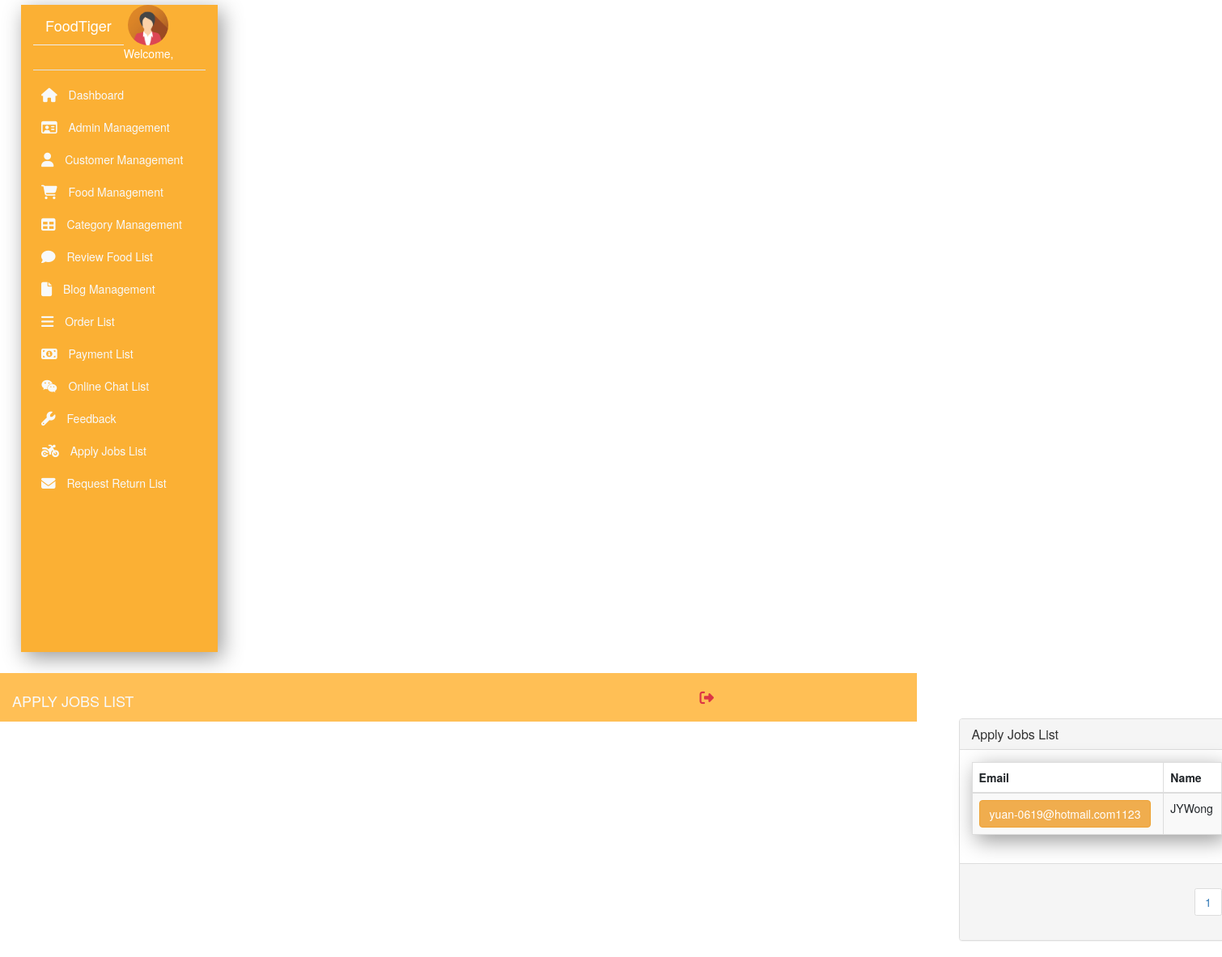
Page /Superadmin/requestJob.php on the earlier database version.
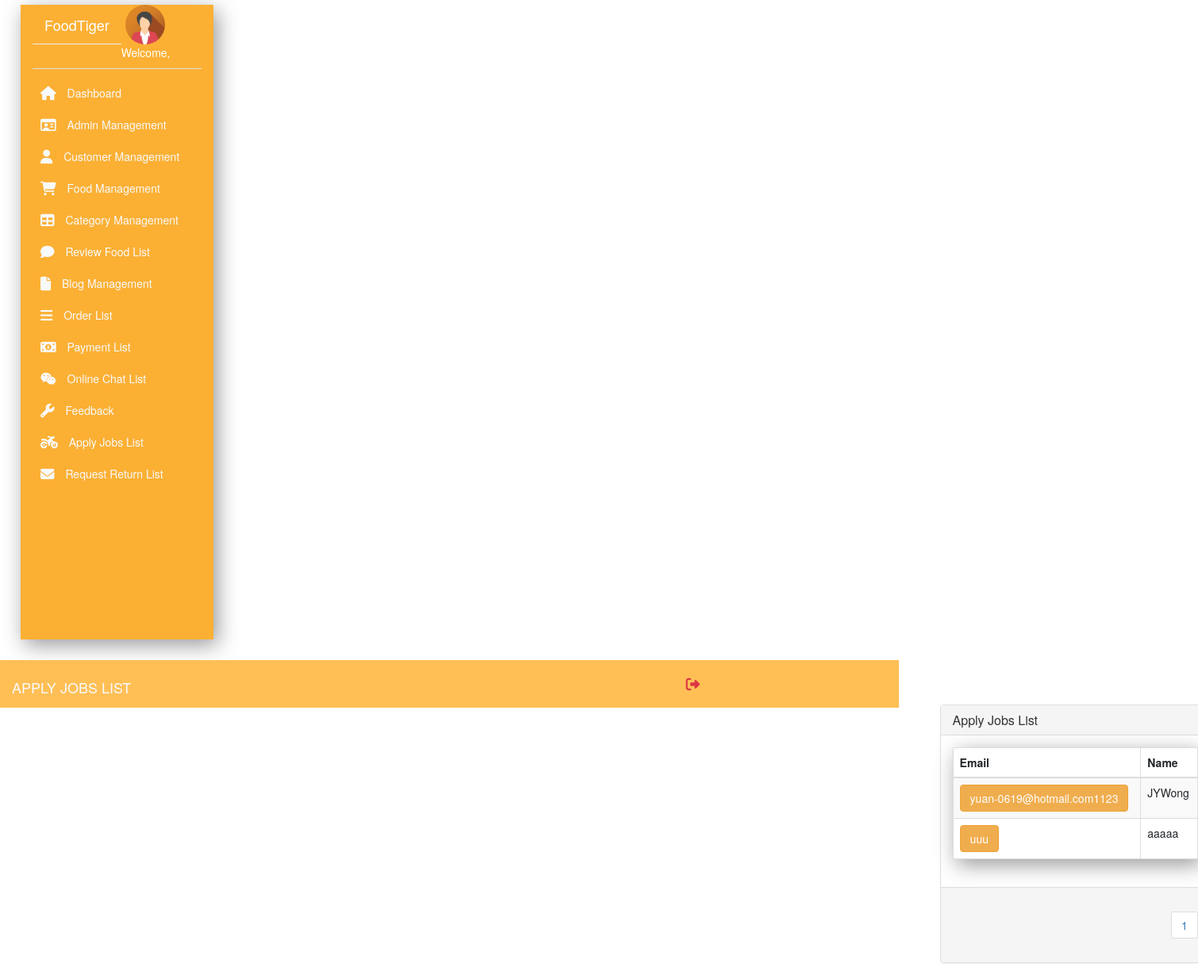
Same page on the later database version.
### tables this page shows
CREATE TABLE `requestjob` (
  `id` int(11) NOT NULL,
  `firstName` varchar(255) NOT NULL,
  `lastName` varchar(255) NOT NULL,
  `PhoneNo` varchar(255) NOT NULL,
  `Email` varchar(255) NOT NULL,
  `years` varchar(255) NOT NULL,
  `language` varchar(50) NOT NULL,
  `citizen` varchar(15) NOT NULL,
  `validDriverLicense` varchar(50) NOT NULL,
  `vehicle` varchar(50) NOT NULL,
  `City` varchar(50) NOT NULL,
  `status` varchar(30) NOT NULL,
  `time_date` timestamp NOT NULL DEFAULT current_timestamp() ON UPDATE current_timestamp()
);

### Superadmin/requestJob.php (the view, shortened to what this page needs)
<!DOCTYPE html>
<html>
  <head>
    <link href="//maxcdn.bootstrapcdn.com/bootstrap/4.1.1/css/bootstrap.min.css" rel="stylesheet" id="bootstrap-css">
    <link href="https://cdnjs.cloudflare.com/ajax/libs/font-awesome/4.4.0/css/font-awesome.min.css" rel='stylesheet' type='text/css'>
  </head>
  <body>
    <?php
      require "nav/nav.php";
      $page = @$_GET['page'];
      if($page == 0 || $page == 1){
          $page1 = 0;
      }
      else {
          $page1 = ($page * 6) - 6;
      }
      $sql="select * from requestjob where status='have not approve'  LIMIT ".$page1.", 6";
      $result=$conn->query($sql);
    ?>
		<div class="col-lg-9 col-xl-10 col-md-8 ml-auto fixed-top py-2 top-navbar" style="background-color: #ffbf55;">
      <div class="row align-items-center">
        <div class="col-md-9">
          <h4 class="text-light text-uppercase mb-0">Apply Jobs List</h4>
        </div>
        <div class="col-md-3">
          <ul class="navbar-nav">
            <li class="nav-item ml-md-auto ">
              <a href="adminlognout.php" class="nav-link" onclick="return confirm('Are you sure?')"><i class="fa fa-sign-out text-danger fa-lg"></i></a>
            </li>
          </ul>
        </div>
      </div>
    </div>
    <div class="container" style="margin-top:5%;margin-left:30%;">
      <div class="row">
        <div class="col-md-10 col-md-offset-1">
          <div class="panel panel-default panel-table">
            <div class="panel-heading">
              <div class="row">
                <div class="col col-xs-6">
                  <h3 class="panel-title">Apply Jobs List</h3>
                </div>
                <div class="col col-xs-6 text-right"></div>
              </div>
            </div>
            <div class="panel-body">
              <table class="table table-striped table-bordered table-list" style="box-shadow: 5px 7px 25px #999;">
                <thead>
                  <tr>
                    <th>Email</th>
                    <th>Name</th>
                  </tr>
                </thead>
              <tbody>
                <?php
                  if ($result->num_rows > 0) {
                    while($row = $result->fetch_assoc()) {
					      ?>
                <tr>
                  <td><a class="btn btn-warning" href ="jobdetail.php? id=<?php echo $row['id'];?>"><?php echo $row['Email'];?></a></td>
                  <td><?php echo $row['firstName'];?><?php echo $row['lastName'];?></td>
                </tr>
                <?php
                    }
                  }
                  else {
                    echo "<tr><td class='text-center' colspan='7' >No request yet </td></tr>";
                  }
                ?>
              </tbody>
            </table>
          </div>
          <div class="panel-footer">
            <div class="row">
              <div class="col col-xs-4"></div>
              <div class="col col-xs-8">
                <?php
                  $result = $conn->query("SELECT * FROM requestjob where status='have not approve' ");
                  $count = $result->num_rows;
                  $a = $count / 9;
                  $a = ceil($a);
                ?>
                <ul class="pagination hidden-xs pull-right">
                  <?php
                    for ($i = 1; $i <= $a; $i++) {
                  ?>
                  <li class="page-item"><a class="page-link" href="requestJob.php?page=<?php echo $i; ?>"><?php echo $i; ?></a></li>
                  <?php
                    }
                  ?>
                </ul>
              </div>
            </div>
          </div>
        </div>
      </div>
    </div>
  </body>
</html>

Differences in the rows shown:
added requestjob: Email "uuu", firstName "aa", lastName "aaa"
